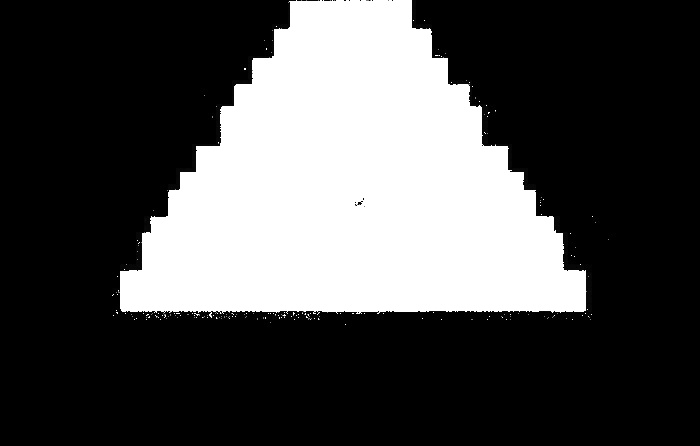
#> input picture scripts/main_script/final.jpg, 700 x 446 px
$ python findContaminants.py --video final.jpg
#> lines starting #> are read from the running program, lines starting #| are printed output that depends on the picture; after the words box and inside, x2 and y2 are one past the last pixel; in counts of white or black regions, pixels touching at a corner belong together
### scripts/main_script/utils.py
#!/usr/env/bin python3

"""
" File:     utils.py
" Date:     05-30-2018
"""

import os
import cv2
import shutil
import fnmatch
import numpy as np
from PIL import Image

TEMP_BKGRND_MASK_DIRECTORY =  "./Masks"
TEMP_BKGRND_MASK = "final.jpg"

def turnGreenLight():
    return cv2.imread("green_light_icon.png")

def turnRedLight():
    return cv2.imread("red_light_icon.png")

# [36 lines left out: functions getTimeStamp, maskBackground, maskGreen, not called in this run]

def generateIndividualMasks(directoryPath, videoPath):
    """
    Given a short video, MOG masking is applied and resulting mask
    frames are saved to NEW_DIR directory.
    Return the number of masks generated
    """
#> called with directoryPath = './Masks', videoPath = 'final.jpg'
    FRAME_NAME = directoryPath + "/mask"

    #Create directory if doesnt exist already
    if not os.path.exists(directoryPath):
        os.makedirs(directoryPath)

    #Load video
    cap = cv2.VideoCapture(videoPath)

    fgbg = cv2.createBackgroundSubtractorMOG2()

    #counter to skip first couple of frames
    skipImage = 0

    #Go trough every frame
    maskCounter = 0
    while True:
        ret, frame = cap.read()
#> frame is the input picture: shape (446, 700, 3); min 0, max 255, mean 77.5

        #There is another frame
        if ret == True:

            gmask = fgbg.apply(frame)
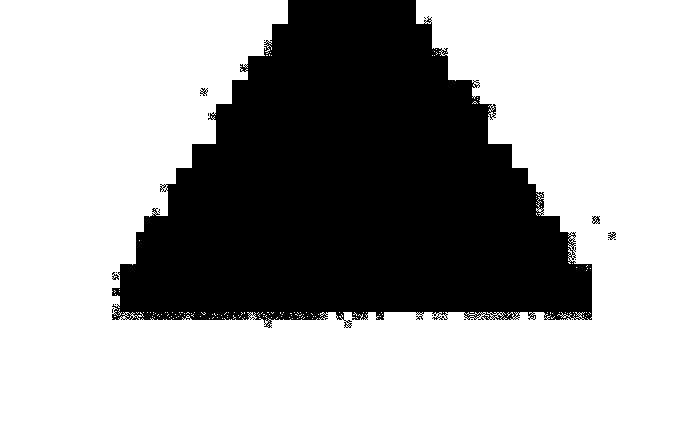
#> gmask: shape (446, 700); values 127 (black) and 255 (white), 67.6% white; 20 black regions (15 under 20 px), largest, box (x1, y1, x2, y2) and area: (112, 0, 592, 328) 100919, (592, 216, 600, 224) 40, (608, 232, 616, 240) 32, (200, 88, 208, 96) 31, (112, 272, 119, 280) 28

            #Skip fisrt couple of frames
            if skipImage > 60:

                if skipImage > 210:
                    break

                #Images are saved to newDir folder
                cv2.imwrite(FRAME_NAME + str(maskCounter) + ".jpg", gmask)
                maskCounter += 1

            skipImage += 1

        #Video is over
        else:
            break;

    cap.release()
    cv2.destroyAllWindows()

    return maskCounter

# [42 lines left out: functions createBlackImage, combineMasks, not called in this run]


def createBackgroundMask(videoPath):
    """
    If a mask is not passed a mask for video found in VIDEOPATH is created
    """
    maskCount = generateIndividualMasks(TEMP_BKGRND_MASK_DIRECTORY, videoPath)

    #Delete images if needed during pause/idle time
    input("Press enter when you are ready to combine the masks.")

    #Create final mask by combining all individual masks
    combineMasks(TEMP_BKGRND_MASK_DIRECTORY, maskCount)

    shutil.rmtree(TEMP_BKGRND_MASK_DIRECTORY)
    #print("Need to create Mask")
    return TEMP_BKGRND_MASK

# [59 lines left out: functions applyThresholding, findContaminant, not called in this run]


#******Methods from c_r_d.py*******

# rect = ((min_x, min_y), (max_x, max_y))
def place_bounding_box(image, rect):
    image = cv2.rectangle(image,(rect[0][1],rect[0][0]),(rect[1][1],rect[1][0]),(0,255,0),3)
    return image

# [64 lines left out: functions calc_bounding_box, scan_image, highlightContaminant, not called in this run]

### scripts/main_script/findContaminants.py
#!/usr/env/bin python3

"""
" File:     findContaminants.py
" Date:     05-21-2018
"""

import time
import os
import cv2
import utils
import argparse
import tkinter as tk
import multiprocessing as mp
from matplotlib import pyplot as plt

SLEEP_TIME = 2
DEFAULT_PIXEL_SIZE = 10000
DEFAULT_WHITE_PERCENTAGE = 99.4
DEFAULT_OUTPUT_DIRECTORY = "ContaminantOutput"


def parseArguments():
    """
    Parses all terminal arguments needed and returns them in a dictionary
    """

    parser = argparse.ArgumentParser(description='Contaminant Detection')

    parser.add_argument('-v', '--video', required=True,
                        help="Path to video.")
    parser.add_argument('-o', '--directory', required=False, default=DEFAULT_OUTPUT_DIRECTORY,
                        help="Path to directory where output images created should be stored.")
    parser.add_argument('-b', '--bMask', required=False, default=None,
                        help="Path to background mask (image).")
    parser.add_argument('-w', '--white', required=False, default=DEFAULT_WHITE_PERCENTAGE, type=float,
                        help="Percent value of white to be used when evaluating potential for contaminant.")
    parser.add_argument('-p', '--pixels', required=False, default=DEFAULT_PIXEL_SIZE, type=int,
                        help="""Minimum pixel size of a region that should be identified as contaminant,
                        and highlighted inside rectangular box.""")
    parser.add_argument('-l', '--long', required=False, default=False, action='store_true',
                        help="Long mode shows masking of every frame as it goes.")

    args = vars(parser.parse_args())

    videoP = args['video']
    outputDir = args['directory']
    backgroundMask = args['bMask']
    longFlag = args['long']
    whiteFlag = args['white']
    minPixls = args['pixels']
    return videoP, outputDir, backgroundMask, longFlag, whiteFlag, minPixls

# [74 lines left out: functions resizeWindows, processDisplay, createOutputDirectory, processImageHighlight, not called in this run]


def main():

    #Arguments
    videoPath, outputDirPath, bckgdMaskPath, longFlag, whitePercentFlag, minPixelSize = parseArguments()
    if bckgdMaskPath == None:
        bckgdMaskPath = utils.createBackgroundMask(videoPath)

    #Initialize objects
    createOutputDirectory(outputDirPath)
    bMask = cv2.imread(bckgdMaskPath)
    videoCapture = cv2.VideoCapture(videoPath)

    #Initialize queue and child process
    ImageQueue = mp.Queue()
    highlightingProcess = mp.Process(target=processImageHighlight, args=(ImageQueue, outputDirPath, minPixelSize) )
    highlightingProcess.start()

    if longFlag:
        resizeWindows()

    #Go trough every frame
    while True:
        ret, frame = videoCapture.read()

        #Video is over
        if ret == False:
            break

        #Mask the background
        backgroundStrip = utils.maskBackground(bMask, frame)
        #Mask color green
        greensOnly, greenStrip = utils.maskGreen(backgroundStrip)
        #Check for possible contaminant
        contaminantImg, isFoundFirstPass = utils.findContaminant(greenStrip, whitePercentFlag)

        #If image is flagged
        if isFoundFirstPass:

            #Timestamps is passed along with image
            timestamp = utils.getTimeStamp(videoCapture)

            ImageQueue.put( (greenStrip, timestamp) )

        #Display different masked frames
        if longFlag:
            processDisplay(frame, backgroundStrip, greenStrip, contaminantImg )

            k = cv2.waitKey(1) & 0xff
            if k == 27:
                break

    videoCapture.release()
    cv2.destroyAllWindows()

    #Display different masked frames
    if longFlag:
        print("Video feed over.")

    print("Waiting for image processing to complete...")

    #Allow child process to complete before terminating
    while True:

        if ImageQueue.empty():
            #Allow an extra 3 seconds for last image to be created
            time.sleep(3)

            highlightingProcess.terminate()
            highlightingProcess.join()
            break

        else:
            #Sleep 2 seconds
            time.sleep(SLEEP_TIME)

    print("Image processing complete.")


if __name__ == '__main__':
    main()
